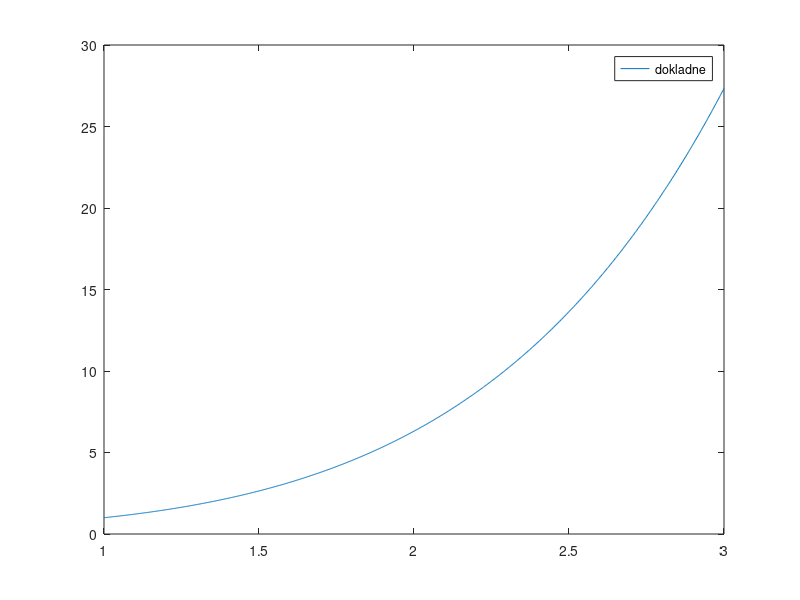

Write the MATLAB code that produced this figure. (Note: this script raises an error after producing the figure.)
t0 = 1;
x0 = 1;
T = 3;
f = @(t, x) x + t.^2;
x_dokl = @(t) exp(-1)*(6*exp(t)-exp(1)*t.^2-2*exp(1)*t-2*exp(1));
t = linspace(t0, T, 1000);
plot(t, x_dokl(t), ';dokladne;');
hold on;
blad=[Inf];
for N=[10, 20, 40, 80, 160]
	[x,t] = adams_moulton(f, t0, x0, T, N);
	plot(t, x, sprintf(';N=%d;',N) );
	blad = [blad, abs(x_dokl(T) - x(end))];
	printf('N=%5d: Blad w T: %f (%f)\n', N, blad(end), blad(end-1) / blad(end));
end
hold off;
